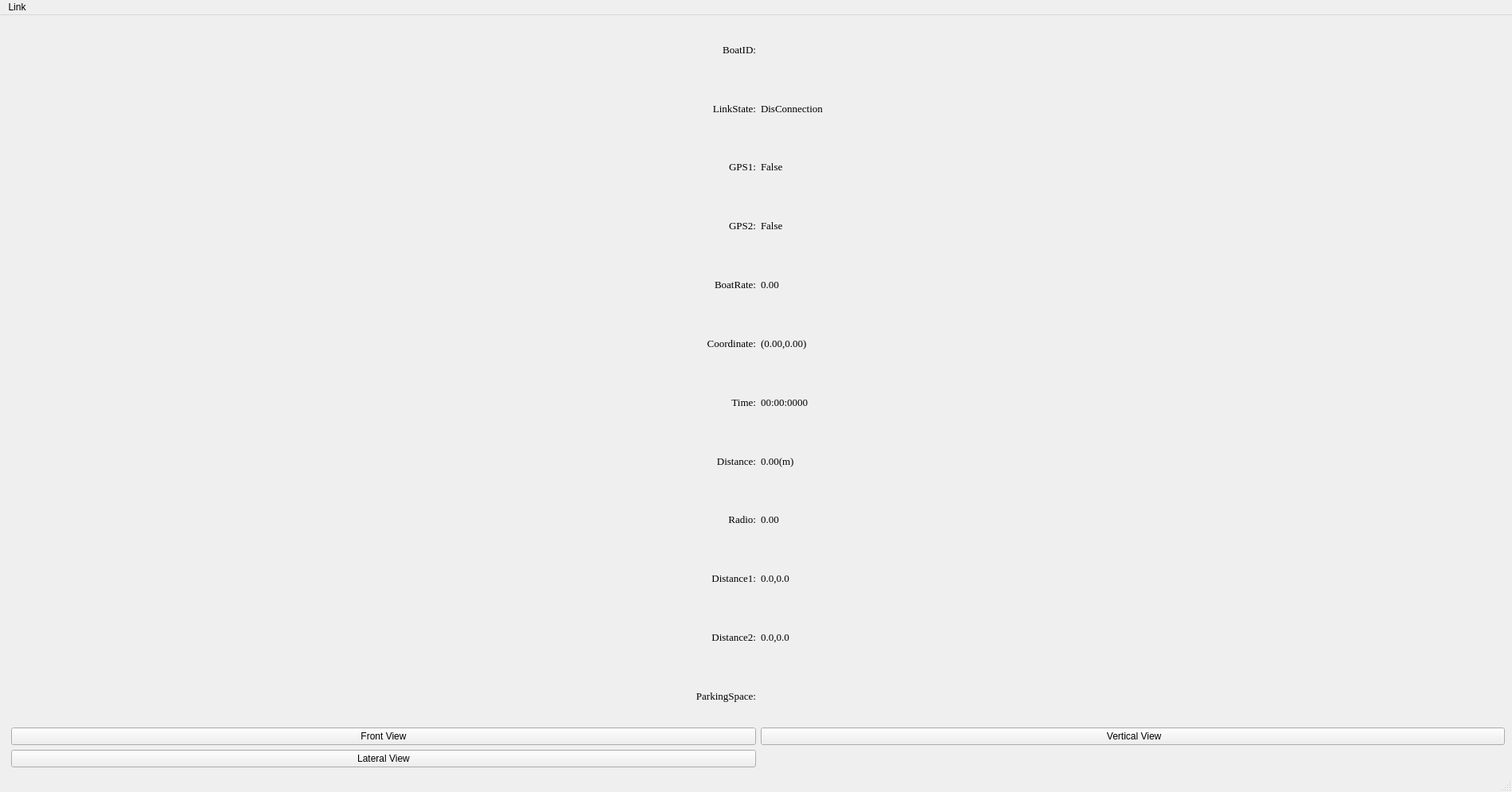
<?xml version="1.0" encoding="UTF-8"?>
<ui version="4.0">
 <class>OSGBoat</class>
 <widget class="QMainWindow" name="OSGBoat">
  <property name="geometry">
   <rect>
    <x>0</x>
    <y>0</y>
    <width>1900</width>
    <height>995</height>
   </rect>
  </property>
  <property name="windowTitle">
   <string>MainWindow</string>
  </property>
  <widget class="QWidget" name="centralwidget">
   <layout class="QGridLayout" name="gridLayout_3">
    <item row="0" column="0">
     <layout class="QGridLayout" name="gridLayout_2" columnstretch="4,1" columnminimumwidth="5,1">
      <item row="0" column="0">
       <layout class="QGridLayout" name="boxlayout"/>
      </item>
      <item row="0" column="1">
       <layout class="QGridLayout" name="gridLayout">
        <item row="6" column="1">
         <widget class="QLabel" name="label_Time">
          <property name="font">
           <font>
            <family>Times New Roman</family>
            <pointsize>10</pointsize>
           </font>
          </property>
          <property name="text">
           <string>00:00:0000</string>
          </property>
          <property name="alignment">
           <set>Qt::AlignLeading|Qt::AlignLeft|Qt::AlignVCenter</set>
          </property>
         </widget>
        </item>
        <item row="4" column="0">
         <widget class="QLabel" name="label_Coor">
          <property name="font">
           <font>
            <family>Times New Roman</family>
            <pointsize>10</pointsize>
           </font>
          </property>
          <property name="text">
           <string>BoatRate:</string>
          </property>
          <property name="alignment">
           <set>Qt::AlignRight|Qt::AlignTrailing|Qt::AlignVCenter</set>
          </property>
         </widget>
        </item>
        <item row="9" column="1">
         <widget class="QLabel" name="label_Distance1">
          <property name="font">
           <font>
            <family>Times New Roman</family>
            <pointsize>10</pointsize>
           </font>
          </property>
          <property name="text">
           <string>0.0,0.0</string>
          </property>
         </widget>
        </item>
        <item row="8" column="0">
         <widget class="QLabel" name="label_RadioTitle">
          <property name="font">
           <font>
            <family>Times New Roman</family>
            <pointsize>10</pointsize>
           </font>
          </property>
          <property name="text">
           <string>Radio:</string>
          </property>
          <property name="alignment">
           <set>Qt::AlignRight|Qt::AlignTrailing|Qt::AlignVCenter</set>
          </property>
         </widget>
        </item>
        <item row="7" column="0">
         <widget class="QLabel" name="label_DistanceTitle">
          <property name="font">
           <font>
            <family>Times New Roman</family>
            <pointsize>10</pointsize>
           </font>
          </property>
          <property name="text">
           <string>Distance:</string>
          </property>
          <property name="alignment">
           <set>Qt::AlignRight|Qt::AlignTrailing|Qt::AlignVCenter</set>
          </property>
         </widget>
        </item>
        <item row="5" column="1">
         <widget class="QLabel" name="label_Coordinate">
          <property name="font">
           <font>
            <family>Times New Roman</family>
            <pointsize>10</pointsize>
           </font>
          </property>
          <property name="text">
           <string>(0.00,0.00)</string>
          </property>
          <property name="alignment">
           <set>Qt::AlignLeading|Qt::AlignLeft|Qt::AlignVCenter</set>
          </property>
         </widget>
        </item>
        <item row="1" column="1">
         <widget class="QLabel" name="label_LinkState">
          <property name="font">
           <font>
            <family>Times New Roman</family>
            <pointsize>10</pointsize>
           </font>
          </property>
          <property name="text">
           <string>DisConnection</string>
          </property>
         </widget>
        </item>
        <item row="3" column="0">
         <widget class="QLabel" name="label_GPS2title">
          <property name="font">
           <font>
            <family>Times New Roman</family>
            <pointsize>10</pointsize>
           </font>
          </property>
          <property name="text">
           <string>GPS2:</string>
          </property>
          <property name="alignment">
           <set>Qt::AlignRight|Qt::AlignTrailing|Qt::AlignVCenter</set>
          </property>
         </widget>
        </item>
        <item row="0" column="0">
         <widget class="QLabel" name="label_NumTitle">
          <property name="font">
           <font>
            <family>Times New Roman</family>
            <pointsize>10</pointsize>
           </font>
          </property>
          <property name="text">
           <string>BoatID:</string>
          </property>
          <property name="alignment">
           <set>Qt::AlignRight|Qt::AlignTrailing|Qt::AlignVCenter</set>
          </property>
         </widget>
        </item>
        <item row="12" column="0">
         <widget class="QPushButton" name="pushButton_front">
          <property name="text">
           <string>Front View</string>
          </property>
         </widget>
        </item>
        <item row="12" column="1">
         <widget class="QPushButton" name="pushButton_vertical">
          <property name="text">
           <string> Vertical View</string>
          </property>
         </widget>
        </item>
        <item row="13" column="0">
         <widget class="QPushButton" name="pushButton_lateral">
          <property name="text">
           <string>Lateral View</string>
          </property>
         </widget>
        </item>
        <item row="3" column="1">
         <widget class="QLabel" name="label_GPS2">
          <property name="font">
           <font>
            <family>Times New Roman</family>
            <pointsize>10</pointsize>
           </font>
          </property>
          <property name="text">
           <string>False</string>
          </property>
         </widget>
        </item>
        <item row="6" column="0">
         <widget class="QLabel" name="label_TimeTitle">
          <property name="font">
           <font>
            <family>Times New Roman</family>
            <pointsize>10</pointsize>
           </font>
          </property>
          <property name="text">
           <string>Time:</string>
          </property>
          <property name="alignment">
           <set>Qt::AlignRight|Qt::AlignTrailing|Qt::AlignVCenter</set>
          </property>
         </widget>
        </item>
        <item row="11" column="0">
         <widget class="QLabel" name="label_accommodationTitle">
          <property name="font">
           <font>
            <family>Times New Roman</family>
            <pointsize>10</pointsize>
           </font>
          </property>
          <property name="text">
           <string>ParkingSpace:</string>
          </property>
          <property name="alignment">
           <set>Qt::AlignRight|Qt::AlignTrailing|Qt::AlignVCenter</set>
          </property>
         </widget>
        </item>
        <item row="2" column="1">
         <widget class="QLabel" name="label_GPS1">
          <property name="font">
           <font>
            <family>Times New Roman</family>
            <pointsize>10</pointsize>
           </font>
          </property>
          <property name="text">
           <string>False</string>
          </property>
         </widget>
        </item>
        <item row="1" column="0">
         <widget class="QLabel" name="label_LinkStateTitle">
          <property name="font">
           <font>
            <family>Times New Roman</family>
            <pointsize>10</pointsize>
           </font>
          </property>
          <property name="text">
           <string>LinkState:</string>
          </property>
          <property name="alignment">
           <set>Qt::AlignRight|Qt::AlignTrailing|Qt::AlignVCenter</set>
          </property>
         </widget>
        </item>
        <item row="2" column="0">
         <widget class="QLabel" name="label_GPS1title">
          <property name="font">
           <font>
            <family>Times New Roman</family>
            <pointsize>10</pointsize>
           </font>
          </property>
          <property name="text">
           <string>GPS1:</string>
          </property>
          <property name="alignment">
           <set>Qt::AlignRight|Qt::AlignTrailing|Qt::AlignVCenter</set>
          </property>
         </widget>
        </item>
        <item row="11" column="1">
         <widget class="QLabel" name="label_Accommodation">
          <property name="font">
           <font>
            <family>Times New Roman</family>
            <pointsize>10</pointsize>
           </font>
          </property>
          <property name="text">
           <string/>
          </property>
         </widget>
        </item>
        <item row="8" column="1">
         <widget class="QLabel" name="label_Radio">
          <property name="font">
           <font>
            <family>Times New Roman</family>
            <pointsize>10</pointsize>
           </font>
          </property>
          <property name="text">
           <string>0.00</string>
          </property>
         </widget>
        </item>
        <item row="0" column="1">
         <widget class="QLabel" name="label_ID">
          <property name="font">
           <font>
            <family>Times New Roman</family>
            <pointsize>10</pointsize>
           </font>
          </property>
          <property name="text">
           <string/>
          </property>
          <property name="alignment">
           <set>Qt::AlignLeading|Qt::AlignLeft|Qt::AlignVCenter</set>
          </property>
         </widget>
        </item>
        <item row="9" column="0">
         <widget class="QLabel" name="label_Distance1title">
          <property name="font">
           <font>
            <family>Times New Roman</family>
            <pointsize>10</pointsize>
           </font>
          </property>
          <property name="text">
           <string>Distance1:</string>
          </property>
          <property name="alignment">
           <set>Qt::AlignRight|Qt::AlignTrailing|Qt::AlignVCenter</set>
          </property>
         </widget>
        </item>
        <item row="10" column="1">
         <widget class="QLabel" name="label_Distance2">
          <property name="font">
           <font>
            <family>Times New Roman</family>
            <pointsize>10</pointsize>
           </font>
          </property>
          <property name="text">
           <string>0.0,0.0</string>
          </property>
         </widget>
        </item>
        <item row="5" column="0">
         <widget class="QLabel" name="label_CoordinateTitle">
          <property name="font">
           <font>
            <family>Times New Roman</family>
            <pointsize>10</pointsize>
           </font>
          </property>
          <property name="text">
           <string>Coordinate:</string>
          </property>
          <property name="alignment">
           <set>Qt::AlignRight|Qt::AlignTrailing|Qt::AlignVCenter</set>
          </property>
         </widget>
        </item>
        <item row="10" column="0">
         <widget class="QLabel" name="label_Distance2title">
          <property name="font">
           <font>
            <family>Times New Roman</family>
            <pointsize>10</pointsize>
           </font>
          </property>
          <property name="text">
           <string>Distance2:</string>
          </property>
          <property name="alignment">
           <set>Qt::AlignRight|Qt::AlignTrailing|Qt::AlignVCenter</set>
          </property>
         </widget>
        </item>
        <item row="7" column="1">
         <widget class="QLabel" name="label_Distance">
          <property name="font">
           <font>
            <family>Times New Roman</family>
            <pointsize>10</pointsize>
           </font>
          </property>
          <property name="text">
           <string>0.00(m)</string>
          </property>
         </widget>
        </item>
        <item row="4" column="1">
         <widget class="QLabel" name="label_Rate">
          <property name="font">
           <font>
            <family>Times New Roman</family>
            <pointsize>10</pointsize>
           </font>
          </property>
          <property name="text">
           <string>0.00</string>
          </property>
          <property name="alignment">
           <set>Qt::AlignLeading|Qt::AlignLeft|Qt::AlignVCenter</set>
          </property>
         </widget>
        </item>
       </layout>
      </item>
     </layout>
    </item>
   </layout>
  </widget>
  <widget class="QMenuBar" name="menubar">
   <property name="geometry">
    <rect>
     <x>0</x>
     <y>0</y>
     <width>1900</width>
     <height>18</height>
    </rect>
   </property>
   <widget class="QMenu" name="menuChange">
    <property name="title">
     <string>Link</string>
    </property>
    <addaction name="actionChangeView_LinkBoat"/>
   </widget>
   <addaction name="menuChange"/>
  </widget>
  <widget class="QStatusBar" name="statusbar"/>
  <action name="actionChangeView_LinkBoat">
   <property name="text">
    <string>LinkBoat</string>
   </property>
  </action>
 </widget>
 <resources/>
 <connections/>
</ui>
